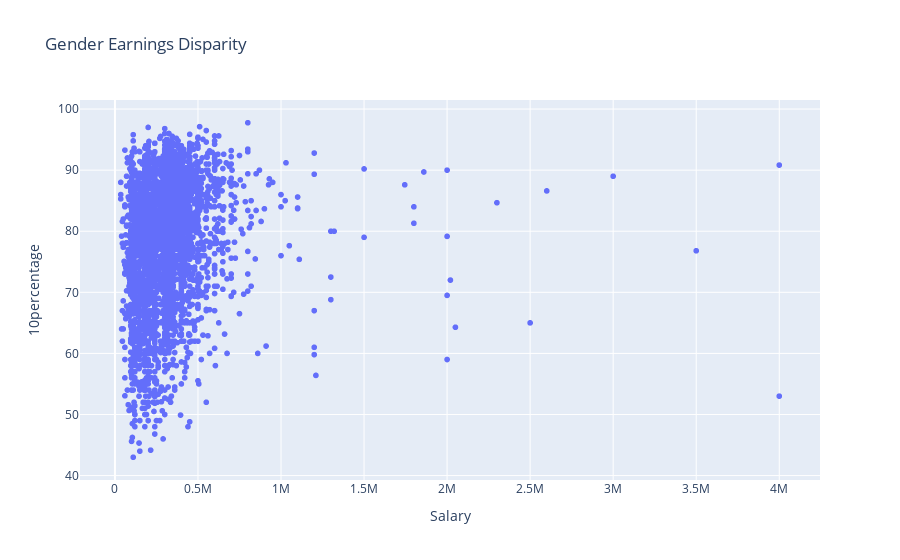

Notebook code for this chart:
### Markdown cell above
## 2.) He there is also no relation between 10th percentage and Salary

### Code cell
px.scatter(df, x="Salary", y="10percentage",
                 title="Gender Earnings Disparity",
                 labels={"salary":"Annual Salary (in thousands)"} # customize axis label
                )

### Figure 1 — Plotly figure (JSON) as saved in the notebook; plotly's stock layout.template omitted (floating-point values rounded to 4 significant figures; data arrays with more than 128 entries replaced by an {"elided": "..."} marker saying what was removed)
{"data": [{"hovertemplate": "Salary=%{x}<br>10percentage=%{y}<extra></extra>", "legendgroup": "", "marker": {"color": "#636efa", "symbol": "circle"}, "mode": "markers", "name": "", "showlegend": false, "type": "scattergl", "x": {"elided": "3998 int values"}, "xaxis": "x", "y": {"elided": "3998 float values"}, "yaxis": "y"}], "layout": {"legend": {"tracegroupgap": 0}, "title": {"text": "Gender Earnings Disparity"}, "xaxis": {"anchor": "y", "domain": [0, 1], "title": {"text": "Salary"}}, "yaxis": {"anchor": "x", "domain": [0, 1], "title": {"text": "10percentage"}}}}
